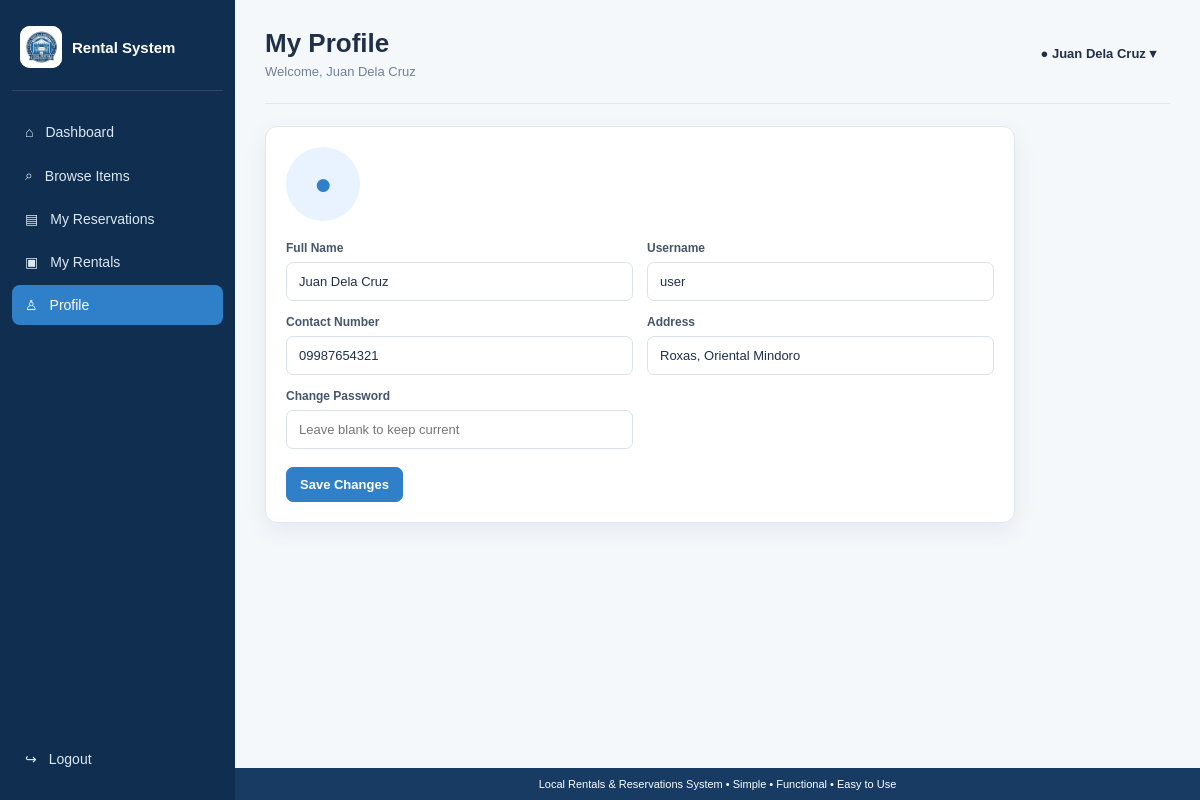
The app's page /user/profile.php (signed in) with its own data.
### tables this page shows
CREATE TABLE users (
    user_id INT AUTO_INCREMENT PRIMARY KEY,
    full_name VARCHAR(100) NOT NULL,
    username VARCHAR(50) NOT NULL UNIQUE,
    password VARCHAR(255) NOT NULL,
    role ENUM('admin','user') NOT NULL DEFAULT 'user',
    contact_number VARCHAR(30) DEFAULT '',
    address VARCHAR(255) DEFAULT '',
    created_at TIMESTAMP DEFAULT CURRENT_TIMESTAMP
);

### functions.php (called while the page is built, shortened)
<?php
function e($value) {
    return htmlspecialchars((string)$value, ENT_QUOTES, 'UTF-8');
}
?>

### user/profile.php (the view, shortened to what this page needs)
<?php
require_once "../db.php";
require_once "../functions.php";
$uid = (int)$_SESSION["user_id"];
$stmt = $conn->prepare("
    SELECT *
    FROM users
    WHERE user_id = ?
");
$stmt->bind_param("i", $uid);
$stmt->execute();
$user = $stmt->get_result()->fetch_assoc();
require "../partials/user_header.php";
?>
<section class="panel profile-panel">
    <div class="profile-avatar">
        ●
    </div>
    <form method="POST" class="form-grid">
        <label>
            Full Name
            <input
                name="full_name"
                value="<?= e($user["full_name"]) ?>"
                required
            >
        </label>
        <label>
            Username
            <input
                value="<?= e($user["username"]) ?>"
                disabled
            >
        </label>
        <label>
            Contact Number
            <input
                name="contact_number"
                value="<?= e($user["contact_number"]) ?>"
            >
        </label>
        <label>
            Address
            <input
                name="address"
                value="<?= e($user["address"]) ?>"
            >
        </label>
        <label>
            Change Password
            <input
                type="password"
                name="password"
                placeholder="Leave blank to keep current"
            >
        </label>
        <div class="form-actions">
            <button
                type="submit"
                class="btn primary"
            >
                Save Changes
            </button>
        </div>
    </form>
</section>
<?php require "../partials/footer.php"; ?>

### assets/style.css (style rules this page uses)
:root { --navy:#173b63;--navy2:#102f50;--blue:#2f80c9;--bg:#f5f8fb;--text:#203047; --muted:#718096;--line:#dfe7ef;--white:#fff;--green:#45b979;--orange:#e9a83b; --red:#d9535b;--purple:#8b6edb;--shadow:0 8px 24px rgba(20,55,90,.07) }
* { box-sizing:border-box }
body { margin:0;font-family:Arial,Helvetica,sans-serif;background:var(--bg);color:var(--text) }
.panel { background:#fff;border:1px solid var(--line);border-radius:12px;padding:20px;box-shadow:var(--shadow);margin-bottom:20px }
.btn { display:inline-flex;align-items:center;justify-content:center;border:1px solid var(--line);background:#fff;color:var(--text);padding:9px 13px;border-radius:7px;font-size:13px;font-weight:700;cursor:pointer }
.btn.primary { background:var(--blue);border-color:var(--blue);color:#fff }
.form-grid { display:grid;grid-template-columns:1fr 1fr;gap:14px }
.form-grid label { font-size:12px;font-weight:700;color:#46566a }
.form-grid label input,.form-grid label select { display:block;width:100%;margin-top:7px;padding:11px 12px;border:1px solid #d9e2eb;border-radius:7px;font-size:13px;background:#fff;color:var(--text) }
.form-actions { grid-column:1/-1;display:flex;gap:8px;padding-top:4px }
.profile-panel { max-width:750px }
.profile-avatar { width:74px;height:74px;border-radius:50%;background:#e8f3ff;color:var(--blue);display:grid;place-items:center;font-size:30px;margin-bottom:20px }

### records on screen
users: full_name "Juan Dela Cruz", username "user", contact_number "09987654321", address "Roxas, Oriental Mindoro"

### other values on screen
$page_title "My Profile"
$userName "Juan Dela Cruz"
